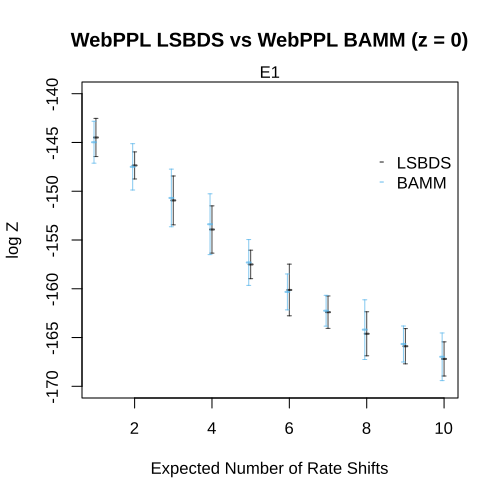

Source code (R):
# BAMM Evaluation ---------------------------------------------------------
rm(list = ls())
source("src/plotting-functions.R")
cairo_pdf("plots/bamm.pdf", onefile = TRUE, width = 5, height = 5,  fallback_resolution = 600)



# E1 ----------------------------------------------------------------------


# . μ ~ Exp(1)
source("plots/lsbds-input.R")
source("plots/bamm-input.R")
E1 = merge_plot(d1 = lsbds, d2 = bamm_lsbds,
           x = "EXPECTED_NUM_EVENTS", xlab = "Expected Number of Rate Shifts",
           d1_z = "lsbds_means", d1_var = "lsbds_var",
           d2_z = "bamm_lsbds_means", d2_var = "bamm_lsbds_var",
           mtext = "E1",
           main = "WebPPL LSBDS vs WebPPL BAMM (z = 0)", tickw = 0.05, arrowl = 0.02, legend = c("LSBDS", "BAMM"),
           low = -170, high = -140, legendx = 8, legendy = -145)



# E3 ----------------------------------------------------------------------
source("plots/lsbds-input.R")
source("plots/bamm-input.R")
E3 = merge_plot(d1 = lsbds_grid2, d2 = bamm_lsbds_birch_grid2,
           x = "EXPECTED_NUM_EVENTS", xlab = "Expected Number of Rate Shifts",
           d1_z = "lsbds_means", d1_var = "lsbds_var",
           d2_z = "mean", d2_var = "var",
           mtext = "E3",
           main = "WebPPL LSBDS vs Birch BAMM (z = 0).",  low = -155, high = -140,
           legend = c("LSBDS", "BAMM"), legendx = 8, legendy = -142, tickw = 0.05, arrowl = 0.02)


# E4 Plots -------------------------------------------------------------------
source("plots/lsbds-input.R")
source("plots/bamm-input.R")
bamm$z = bamm$z_template
bamm_birch_results$z = bamm_birch_results$z_template
E4 = merge_plot(d1 = bamm, d2 = bamm_birch_results,
           x = "z",
           ylab = latex2exp::TeX("$\\log$ $\\hat{Z}$"),
           d1_z = "bamm_means", d1_var = "bamm_var",
           d2_z = "birch_mean", d2_var = "birch_var",
           mtext = "E4",
           mtextcex = 0.8,
           main = "WebPPL BAMM vs Birch BAMM.", low = -155, high = -138, tickw = 0.001, arrowl= 0.05,
           legendx = -0.06, legendy = -151, legend = c("WebPPL", "BIRCH"))



# TDBD --------------------------------------------------------------------


## TDBD
source("plots/bamm-input.R")
E5 = merge_plot(d1 = bamm_tdbd, d2 = tdbd,
           x = "experiment",
           d1_z = "bamm_means", d1_var = "bamm_var",
           d2_z = "tdbd_means", d2_var = "tdbd_var",
           mtext = "Black: BAMM η = 0 (WebPPL). Red: TDBD (WebPPL). Arrows: ± 1 st. dev. of the est.",
           main = "BAMM Verification. η = 0", high = -135)




# -------------------------------------------------------------------------

source("plots/bamm-input.R")
#cairo_pdf(plot_tdbd_f, onefile = TRUE, width = 10, height = 10,  fallback_resolution = 600)
par(mfrow = c(3,3))
a = c("a", "b", "c", "d", "e", "f", "g", "h", "i")
i = 1
for (e in unique(bamm_tdbd$epsilon)) {
  for (l in unique(bamm_tdbd$lambda_0)) {
    print(e)
    print(l)
    merge_plot(d1 = bamm_tdbd[bamm_tdbd$epsilon == e & bamm_tdbd$lambda_0 == l, ],
               d2 = tdbd[tdbd$epsilon ==e & tdbd$lambda_0 ==l , ],
               x = "z",
               d1_z = "bamm_means", d1_var = "bamm_var",
               d2_z = "tdbd_means", d2_var = "tdbd_var",
               mtext = paste0("(", a[i], ")  ε = ", e, ", λ_0 = ", l),
               legend = c("ΒΑΜΜ", "TDBD"),
               main = NULL, tickw = 0.003, arrowl = 0.03, )
    i = i +1
  }
}

title("WebPPL BAMM vs WebPPL TDBD (η = 0)", outer=TRUE,  line=-2 )

# Cleanup -----------------------------------------------------------------
dev.off()
